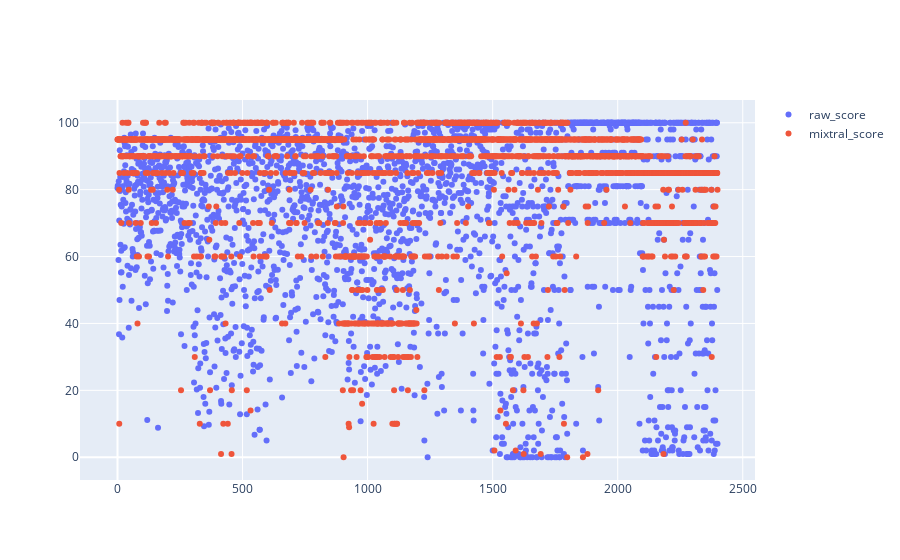

The code cell stored with this chart in its notebook:
### Code cell
fig = make_subplots(rows=1, cols=1)

fig.add_trace(
    go.Scatter(x=results.index, y=results.raw, mode="markers", name="raw_score"), row=1, col=1
)

fig.add_trace(
    go.Scatter(x=results.index, y=results.mixtral_score, mode="markers", name="mixtral_score"),
    row=1,
    col=1,
)

fig.show()

### Figure 1 — Plotly figure (JSON) as saved in the notebook; plotly's stock layout.template omitted (floating-point values rounded to 4 significant figures; data arrays with more than 128 entries replaced by an {"elided": "..."} marker saying what was removed)
{"data": [{"mode": "markers", "name": "raw_score", "type": "scatter", "x": {"elided": "2373 int values"}, "xaxis": "x", "y": {"elided": "2373 float values"}, "yaxis": "y"}, {"mode": "markers", "name": "mixtral_score", "type": "scatter", "x": {"elided": "2373 int values"}, "xaxis": "x", "y": {"elided": "2373 int values"}, "yaxis": "y"}], "layout": {"autosize": true, "xaxis": {"anchor": "y", "autorange": true, "domain": [0, 1], "range": [-159.6, 2559.0], "type": "linear"}, "yaxis": {"anchor": "x", "autorange": true, "domain": [0, 1], "range": [-8.252, 108.3], "type": "linear"}}}
